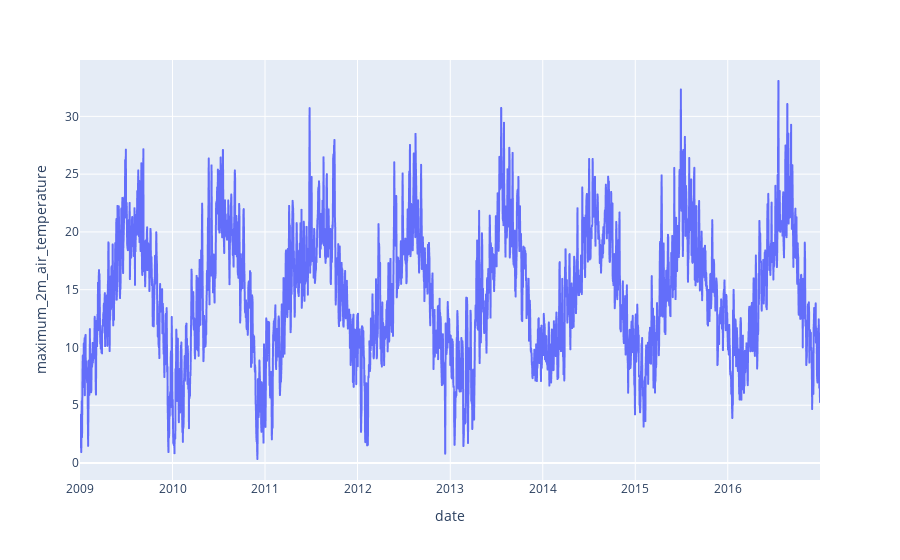

Notebook source saved alongside this figure:
### Code cell
px.line(merged_df, x="date", y="maximum_2m_air_temperature")

### Figure 1 — Plotly figure (JSON) as saved in the notebook; plotly's stock layout.template omitted (floating-point values rounded to 4 significant figures; data arrays with more than 128 entries replaced by an {"elided": "..."} marker saying what was removed)
{"data": [{"hovertemplate": "date=%{x}<br>maximum_2m_air_temperature=%{y}<extra></extra>", "legendgroup": "", "line": {"color": "#636efa", "dash": "solid"}, "marker": {"symbol": "circle"}, "mode": "lines", "name": "", "showlegend": false, "type": "scattergl", "x": {"elided": "2921 str values"}, "xaxis": "x", "y": {"elided": "2921 float values"}, "yaxis": "y"}], "layout": {"legend": {"tracegroupgap": 0}, "margin": {"t": 60}, "xaxis": {"anchor": "y", "domain": [0, 1], "title": {"text": "date"}}, "yaxis": {"anchor": "x", "domain": [0, 1], "title": {"text": "maximum_2m_air_temperature"}}}}
